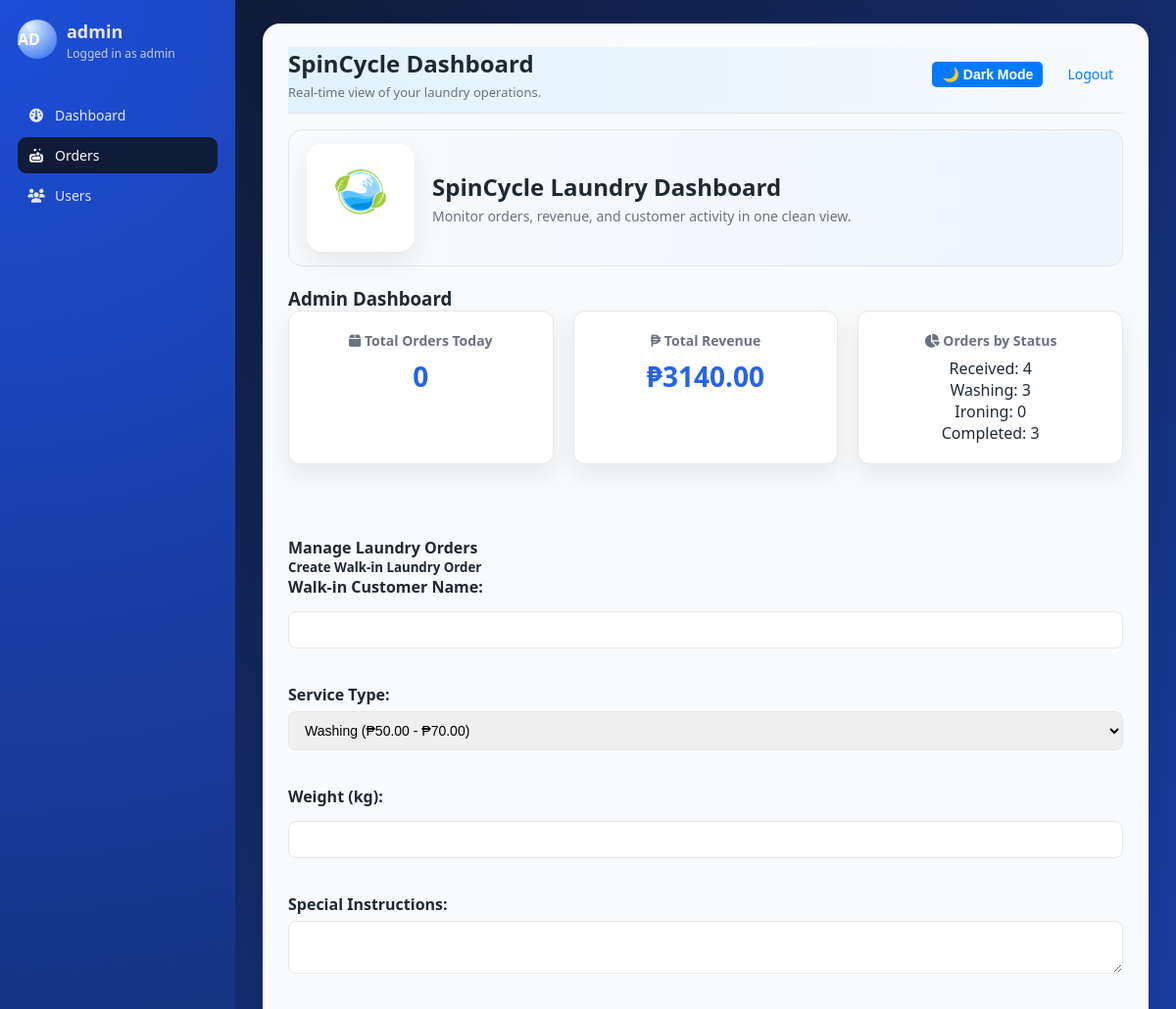
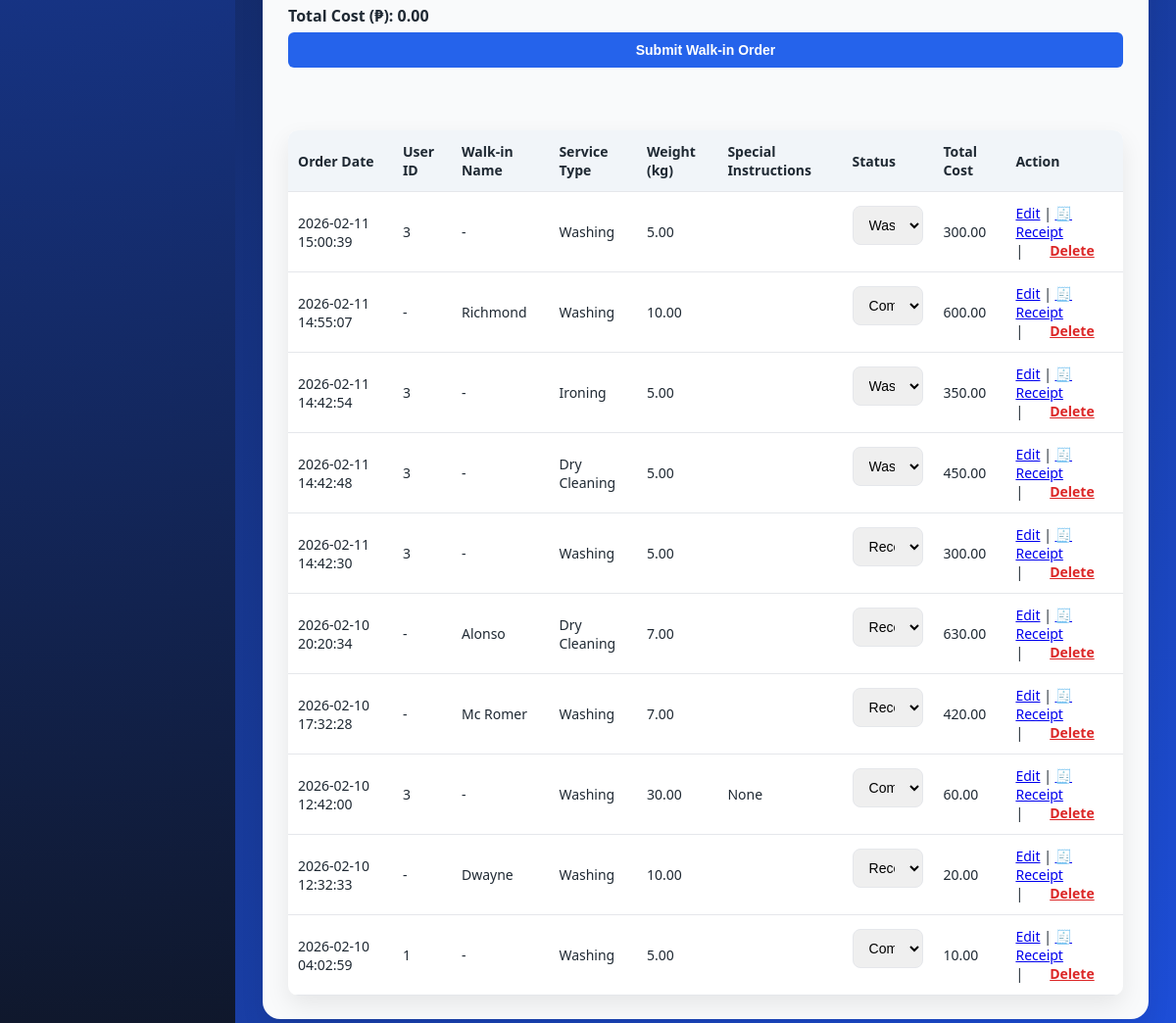
/index.php?manage_orders (signed in), run on the app's committed database (2 pictures, top to bottom).
### tables this page shows
CREATE TABLE `laundry_orders` (
  `id` int(11) NOT NULL,
  `user_id` int(11) DEFAULT NULL,
  `order_date` timestamp NOT NULL DEFAULT current_timestamp(),
  `service_type` varchar(100) NOT NULL,
  `weight` decimal(5,2) NOT NULL,
  `special_instructions` text DEFAULT NULL,
  `status` enum('Received','Washing','Ironing','Completed') DEFAULT 'Received',
  `total_cost` decimal(10,2) NOT NULL,
  `walk_in_name` varchar(255) DEFAULT NULL
);

### index.php (the view, shortened to what this page needs)
<?php
include 'includes/db_connect.php';
$currentPage = 'dashboard';
if (isset($_GET['manage_orders']) || isset($_GET['edit_order'])) {
    $currentPage = 'orders';
} elseif (isset($_GET['manage_users']) || isset($_GET['edit_user'])) {
    $currentPage = 'users';
}
?>
<!DOCTYPE html>
<html lang="en">
<head>
    <link rel="stylesheet" href="css/style.css">
    <link rel="stylesheet" href="https://cdnjs.cloudflare.com/ajax/libs/font-awesome/6.5.0/css/all.min.css">
</head>
<body>
    <div class="app-shell">
        <aside class="sidebar">
            <div class="sidebar-brand">
                <div class="brand-logo"><?php echo isset($_SESSION['username']) ? strtoupper(substr(htmlspecialchars($_SESSION['username']), 0, 2)) : 'SC'; ?></div>
                <div>
                    <span class="sidebar-title"><?php echo isset($_SESSION['username']) ? htmlspecialchars($_SESSION['username']) : 'SpinCycle'; ?></span>
                    <span class="sidebar-role"><?php echo isset($_SESSION['role']) ? 'Logged in as ' . htmlspecialchars($_SESSION['role']) : ''; ?></span>
                </div>
            </div>
            <nav class="sidebar-nav">
                <a href="index.php" class="sidebar-link <?php echo $currentPage === 'dashboard' ? 'active' : ''; ?>">
                    <i class="fa-solid fa-gauge"></i>
                    <span>Dashboard</span>
                </a>
                <?php if (isset($_SESSION['role']) && $_SESSION['role'] === 'admin'): ?>
                <a href="index.php?manage_orders" class="sidebar-link <?php echo $currentPage === 'orders' ? 'active' : ''; ?>">
                    <i class="fa-solid fa-soap"></i>
                    <span>Orders</span>
                </a>
                <a href="index.php?manage_users" class="sidebar-link <?php echo $currentPage === 'users' ? 'active' : ''; ?>">
                    <i class="fa-solid fa-users"></i>
                    <span>Users</span>
                </a>
                <?php endif; ?>
            </nav>
        </aside>
        <main class="app-main">
            <div class="container">
                <div class="admin-header">
                    <div class="nav-left">
                        <div>
                            <h1 class="header-title">SpinCycle Dashboard</h1>
                            <p class="header-subtitle">Real-time view of your laundry operations.</p>
                        </div>
                    </div>
                    <div class="nav-right">
                        <button id="darkModeToggle" class="dark-toggle">🌙 Dark Mode</button>
                        <a href="logout.php" class="logout-link">Logout</a>
                    </div>
                </div>
                <div class="dashboard-hero">
                    <div class="dashboard-hero-left">
                        <img src="assets/Untitled.png" alt="SpinCycle Logo" class="dashboard-logo">
                        <div>
                            <h2>SpinCycle Laundry Dashboard</h2>
                            <p>Monitor orders, revenue, and customer activity in one clean view.</p>
                        </div>
                    </div>
                </div>
                <?php
        if (isset($_SESSION['user_id'])) {
            if ($_SESSION['role'] == 'admin') {
                echo "<h3>Admin Dashboard</h3>";
                $today = date("Y-m-d");
                $sql_total_orders_today = "SELECT COUNT(*) AS total FROM laundry_orders WHERE DATE(order_date) = '$today'";
                $result_total_orders_today = $conn->query($sql_total_orders_today);
                $row_total_orders_today = $result_total_orders_today->fetch_assoc();
                $total_orders_today = $row_total_orders_today['total'];
                $sql_total_revenue = "SELECT SUM(total_cost) AS total FROM laundry_orders";
                $result_total_revenue = $conn->query($sql_total_revenue);
                $row_total_revenue = $result_total_revenue->fetch_assoc();
                $total_revenue = $row_total_revenue['total'];
                $sql_orders_by_status = "SELECT status, COUNT(*) AS total FROM laundry_orders GROUP BY status";
                $result_orders_by_status = $conn->query($sql_orders_by_status);
                $orders_by_status = array();
                while ($row = $result_orders_by_status->fetch_assoc()) {
                    $orders_by_status[$row['status']] = $row['total'];
                }
                echo "<div class='dashboard-grid'>";
                    echo "<div class='dashboard-card'>";
                        echo "<h4><i class='fa-solid fa-box'></i> Total Orders Today</h4>";
                        echo "<h2>" . htmlspecialchars($total_orders_today) . "</h2>";
                    echo "</div>";
                    echo "<div class='dashboard-card'>";
                        echo "<h4><i class='fa-solid fa-peso-sign'></i> Total Revenue</h4>";
                        echo "<h2>₱" . htmlspecialchars($total_revenue) . "</h2>";
                    echo "</div>";
                    echo "<div class='dashboard-card'>";
                        echo "<h4><i class='fa-solid fa-chart-pie'></i> Orders by Status</h4>";
                        echo "<p>Received: " . htmlspecialchars(isset($orders_by_status['Received']) ? $orders_by_status['Received'] : 0) . "</p>";
                        echo "<p>Washing: " . htmlspecialchars(isset($orders_by_status['Washing']) ? $orders_by_status['Washing'] : 0) . "</p>";
                        echo "<p>Ironing: " . htmlspecialchars(isset($orders_by_status['Ironing']) ? $orders_by_status['Ironing'] : 0) . "</p>";
                        echo "<p>Completed: " . htmlspecialchars(isset($orders_by_status['Completed']) ? $orders_by_status['Completed'] : 0) . "</p>";
                    echo "</div>";
                echo "</div><br><br>";
                if (isset($_GET['manage_orders'])) {
                    echo "<h4>Manage Laundry Orders</h4>";
                    echo "<h5>Create Walk-in Laundry Order</h5>";
                    echo "<form method='post' action=''>";
                        echo "<label for='walk_in_name'>Walk-in Customer Name:</label>";
                        echo "<input type='text' name='walk_in_name' required><br><br>";
                        echo "<label for='service_type'>Service Type:</label>";
                        echo "<select name='service_type' id='walkin_service_type' required onchange='calculateTotalCost(\"walkin\")'>";
                            $sql_services = "SELECT service_name, min_price, max_price FROM services";
                            $result_services = $conn->query($sql_services);
                            if ($result_services->num_rows > 0) {
                                while ($row_service = $result_services->fetch_assoc()) {
                                    echo "<option value='" . htmlspecialchars($row_service['service_name']) . "' data-min-price='" . htmlspecialchars($row_service['min_price']) . "' data-max-price='" . htmlspecialchars($row_service['max_price']) . "'>" . htmlspecialchars($row_service['service_name']) . " (₱" . htmlspecialchars($row_service['min_price']) . " - ₱" . htmlspecialchars($row_service['max_price']) . ")</option>";
                                }
                            }
                        echo "</select><br><br>";
                        echo "<label for='weight'>Weight (kg):</label>";
                        echo "<input type='number' name='weight' id='walkin_weight' step='0.01' required onchange='calculateTotalCost(\"walkin\")'><br><br>";
                        echo "<label for='special_instructions'>Special Instructions:</label>";
                        echo "<textarea name='special_instructions'></textarea><br><br>";
                        echo "<label>Total Cost (₱): <span id='walkin_total_cost_display'>0.00</span></label>";
                        echo "<button type='submit' name='submit_walkin_laundry'>Submit Walk-in Order</button>";
                    echo "</form><br><br>";
                    $sql = "SELECT * FROM laundry_orders ORDER BY order_date DESC";
                    $result = $conn->query($sql);
                    if ($result->num_rows > 0) {
                        echo "<table>";
                            echo "<thead>";
                                echo "<tr>";
                                    echo "<th>Order Date</th>";
                                    echo "<th>User ID</th>";
                                    echo "<th>Walk-in Name</th>";
                                    echo "<th>Service Type</th>";
                                    echo "<th>Weight (kg)</th>";
                                    echo "<th>Special Instructions</th>";
                                    echo "<th>Status</th>";
                                    echo "<th>Total Cost</th>";
                                    echo "<th>Action</th>";
                                echo "</tr>";
                            echo "</thead>";
                            echo "<tbody>";
                                while ($row = $result->fetch_assoc()) {
                                   echo "<tr>";
                                        echo "<td>" . htmlspecialchars($row['order_date']) . "</td>";
                                        echo "<td>" . (($row['user_id']) ? htmlspecialchars($row['user_id']) : '-') . "</td>";
                                        echo "<td>" . (($row['walk_in_name']) ? htmlspecialchars($row['walk_in_name']) : '-') . "</td>";
                                        echo "<td>" . htmlspecialchars($row['service_type']) . "</td>";
                                        echo "<td>" . htmlspecialchars($row['weight']) . "</td>";
                                        echo "<td>" . htmlspecialchars($row['special_instructions']) . "</td>";
                                        echo "<td>";
                                            echo "<form method='post' action=''>";
                                                echo "<select name='status' onchange='this.form.submit()'>";
                                                    echo "<option value='Received'" . ($row['status'] == 'Received' ? ' selected' : '') . ">Received</option>";
                                                    echo "<option value='Washing'" . ($row['status'] == 'Washing' ? ' selected' : '') . ">Washing</option>";
                                                    echo "<option value='Completed'" . ($row['status'] == 'Completed' ? ' selected' : '') . ">Completed</option>";
                                                echo "</select>";
                                            echo "</form>";
                                        echo "</td>";
                                        echo "<td>" . htmlspecialchars($row['total_cost']) . "</td>";
                                        echo "<td><a href='?edit_order=" . htmlspecialchars($row['id']) . "'>Edit</a> |";
                                        echo " <a href='receipt.php?id=" . $row['id'] . "' target='_blank'>🧾 Receipt</a> |";
                                            echo "<form method='post' style='display:inline;' onsubmit='return confirm(\"Are you sure you want to delete this order?\");'>";
                                                echo "<button type='submit' name='delete_order' class='action-delete'>Delete</button>";
                                            echo "</form></td>";
                                    echo "</tr>";
                                }
                            echo "</tbody>";
                        echo "</table>";
                    } else {
                        echo "<p>No laundry orders found.</p>";
                    }
                }
            }
        }
        ?>
            </div>
        </main>
    </div>
</body>
</html>

### data on the page
laundry_orders: order_date "2026-02-11 15:00:39", user "3", service_type "Washing", weight "5.00", status "Washing", total_cost "300.00"
laundry_orders: order_date "2026-02-11 14:55:07", walk_in_name "Richmond", service_type "Washing", weight "10.00", status "Completed", total_cost "600.00"
laundry_orders: order_date "2026-02-11 14:42:54", user "3", service_type "Ironing", weight "5.00", status "Washing", total_cost "350.00"
laundry_orders: order_date "2026-02-11 14:42:48", user "3", service_type "Dry Cleaning", weight "5.00", status "Washing", total_cost "450.00"
laundry_orders: order_date "2026-02-11 14:42:30", user "3", service_type "Washing", weight "5.00", status "Received", total_cost "300.00"
laundry_orders: order_date "2026-02-10 20:20:34", walk_in_name "Alonso", service_type "Dry Cleaning", weight "7.00", status "Received", total_cost "630.00"
laundry_orders: order_date "2026-02-10 17:32:28", walk_in_name "Mc Romer", service_type "Washing", weight "7.00", status "Received", total_cost "420.00"
laundry_orders: order_date "2026-02-10 12:42:00", user "3", service_type "Washing", weight "30.00", special_instructions "None", status "Completed", total_cost "60.00"
laundry_orders: order_date "2026-02-10 12:32:33", walk_in_name "Dwayne", service_type "Washing", weight "10.00", status "Received", total_cost "20.00"
laundry_orders: order_date "2026-02-10 04:02:59", user "1", service_type "Washing", weight "5.00", status "Completed", total_cost "10.00"

### other printed values
substr(htmlspecialchars($_SESSION['username']), 0, 2) "AD"
$_SESSION['username'] "admin"
$_SESSION['role'] "admin"
$total_orders_today "0"
$total_revenue "3140.00"
isset($orders_by_status['Washing']) ? $orders_by_status['Washing'] : 0 "3"
isset($orders_by_status['Ironing']) ? $orders_by_status['Ironing'] : 0 "0"
form field service_type "Washing (₱50.00 - ₱70.00)"
